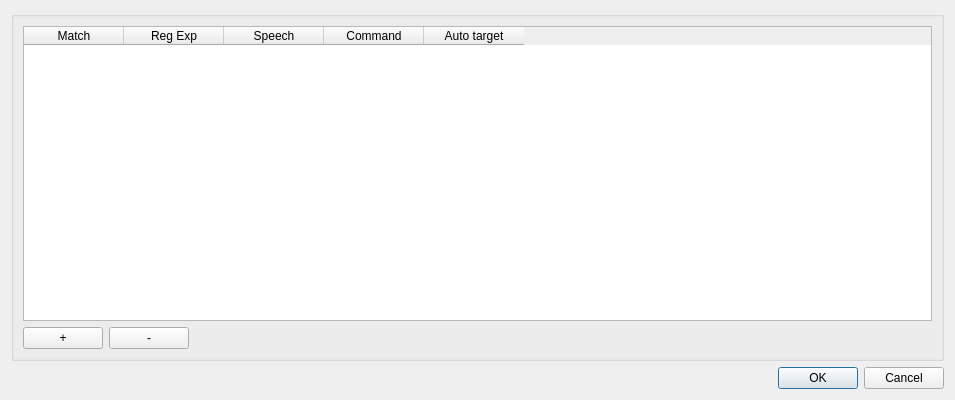
<?xml version="1.0" encoding="UTF-8"?>
<ui version="4.0">
 <class>ADSBDemodNotificationDialog</class>
 <widget class="QDialog" name="ADSBDemodNotificationDialog">
  <property name="geometry">
   <rect>
    <x>0</x>
    <y>0</y>
    <width>955</width>
    <height>400</height>
   </rect>
  </property>
  <property name="font">
   <font>
    <family>Liberation Sans</family>
    <pointsize>9</pointsize>
   </font>
  </property>
  <property name="contextMenuPolicy">
   <enum>Qt::PreventContextMenu</enum>
  </property>
  <property name="windowTitle">
   <string>Notifications</string>
  </property>
  <layout class="QVBoxLayout" name="verticalLayout">
   <item>
    <widget class="QGroupBox" name="groupBox">
     <layout class="QGridLayout" name="gridLayout">
      <item row="4" column="0">
       <widget class="QTableWidget" name="table">
        <property name="selectionMode">
         <enum>QAbstractItemView::SingleSelection</enum>
        </property>
        <property name="selectionBehavior">
         <enum>QAbstractItemView::SelectRows</enum>
        </property>
        <column>
         <property name="text">
          <string>Match</string>
         </property>
         <property name="toolTip">
          <string>ADS-B data to match</string>
         </property>
        </column>
        <column>
         <property name="text">
          <string>Reg Exp</string>
         </property>
         <property name="toolTip">
          <string>Regular expression to match with</string>
         </property>
        </column>
        <column>
         <property name="text">
          <string>Speech</string>
         </property>
         <property name="toolTip">
          <string>Speech for the computer to read when a match is made</string>
         </property>
        </column>
        <column>
         <property name="text">
          <string>Command</string>
         </property>
         <property name="toolTip">
          <string>Command/script to execute when a match is made</string>
         </property>
        </column>
        <column>
         <property name="text">
          <string>Auto target</string>
         </property>
        </column>
       </widget>
      </item>
      <item row="5" column="0">
       <layout class="QHBoxLayout" name="buttonsHorizontalLayout">
        <item>
         <widget class="QPushButton" name="add">
          <property name="toolTip">
           <string>Add device set control</string>
          </property>
          <property name="text">
           <string>+</string>
          </property>
         </widget>
        </item>
        <item>
         <widget class="QPushButton" name="remove">
          <property name="toolTip">
           <string>Remove device set control</string>
          </property>
          <property name="text">
           <string>-</string>
          </property>
         </widget>
        </item>
        <item>
         <spacer name="buttonsHorizontalSpacer">
          <property name="orientation">
           <enum>Qt::Horizontal</enum>
          </property>
          <property name="sizeHint" stdset="0">
           <size>
            <width>40</width>
            <height>20</height>
           </size>
          </property>
         </spacer>
        </item>
       </layout>
      </item>
     </layout>
    </widget>
   </item>
   <item>
    <widget class="QDialogButtonBox" name="buttonBox">
     <property name="orientation">
      <enum>Qt::Horizontal</enum>
     </property>
     <property name="standardButtons">
      <set>QDialogButtonBox::Cancel|QDialogButtonBox::Ok</set>
     </property>
    </widget>
   </item>
  </layout>
 </widget>
 <tabstops>
  <tabstop>table</tabstop>
  <tabstop>add</tabstop>
  <tabstop>remove</tabstop>
 </tabstops>
 <resources>
  <include location="../../../sdrgui/resources/res.qrc"/>
 </resources>
 <connections>
  <connection>
   <sender>buttonBox</sender>
   <signal>accepted()</signal>
   <receiver>ADSBDemodNotificationDialog</receiver>
   <slot>accept()</slot>
   <hints>
    <hint type="sourcelabel">
     <x>248</x>
     <y>254</y>
    </hint>
    <hint type="destinationlabel">
     <x>157</x>
     <y>274</y>
    </hint>
   </hints>
  </connection>
  <connection>
   <sender>buttonBox</sender>
   <signal>rejected()</signal>
   <receiver>ADSBDemodNotificationDialog</receiver>
   <slot>reject()</slot>
   <hints>
    <hint type="sourcelabel">
     <x>316</x>
     <y>260</y>
    </hint>
    <hint type="destinationlabel">
     <x>286</x>
     <y>274</y>
    </hint>
   </hints>
  </connection>
 </connections>
</ui>
